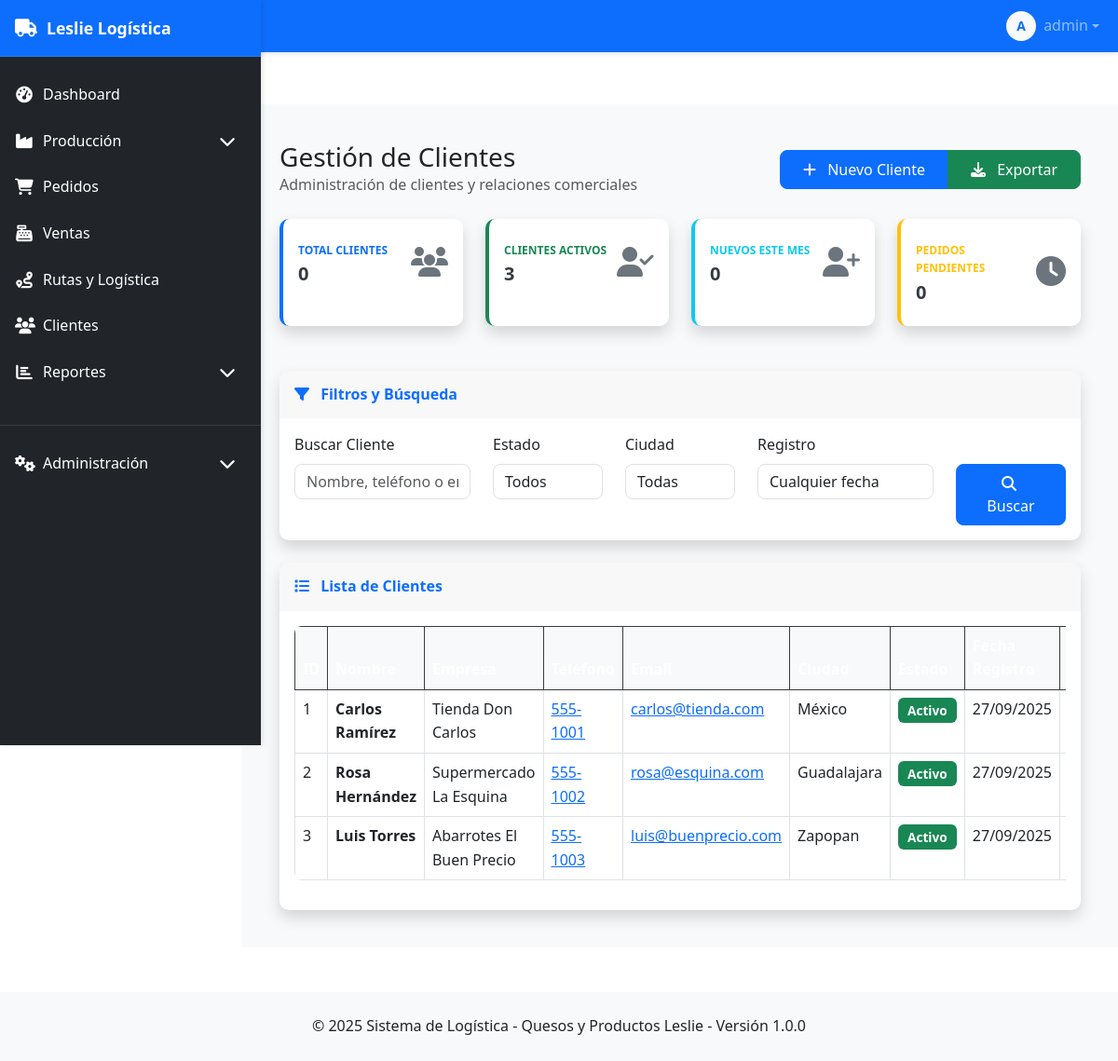
The app's page /clientes (signed in) with its own data.
### tables this page shows
CREATE TABLE IF NOT EXISTS customers (
    id INT PRIMARY KEY AUTO_INCREMENT,
    code VARCHAR(20) UNIQUE NOT NULL,
    business_name VARCHAR(100) NOT NULL,
    contact_name VARCHAR(100),
    phone VARCHAR(20),
    email VARCHAR(100),
    address TEXT,
    city VARCHAR(50),
    state VARCHAR(50),
    postal_code VARCHAR(10),
    credit_limit DECIMAL(10,2) DEFAULT 0,
    credit_days INT DEFAULT 0,
    is_active BOOLEAN DEFAULT TRUE,
    created_at TIMESTAMP DEFAULT CURRENT_TIMESTAMP,
    updated_at TIMESTAMP DEFAULT CURRENT_TIMESTAMP ON UPDATE CURRENT_TIMESTAMP
);

### app/views/customers/index.php (the view, shortened to what the rows shown need)
<div class="container-fluid">
    <div class="row mb-4">
        <div class="col-12">
            <div class="d-flex justify-content-between align-items-center">
                <div>
                    <h1 class="h3 mb-0">Gestión de Clientes</h1>
                </div>
            </div>
        </div>
    </div>
    <div class="row">
        <div class="col-12">
            <div class="card shadow">
                <div class="card-body">
                    <div class="table-responsive">
                        <table class="table table-bordered table-hover" id="customersTable">
                            <thead class="table-dark">
                                <tr>
                                    <th>ID</th>
                                    <th>Nombre</th>
                                    <th>Empresa</th>
                                    <th>Teléfono</th>
                                    <th>Email</th>
                                    <th>Ciudad</th>
                                    <th>Estado</th>
                                    <th>Fecha Registro</th>
                                    <th>Acciones</th>
                                </tr>
                            </thead>
                            <tbody>
                                <?php if (!empty($customers)): ?>
                                    <?php foreach ($customers as $customer): ?>
                                        <tr>
                                            <td><?php echo $customer['id']; ?></td>
                                            <td>
                                                <strong><?php echo htmlspecialchars($customer['full_name']); ?></strong>
                                            </td>
                                            <td><?php echo htmlspecialchars($customer['company'] ?? '-'); ?></td>
                                            <td>
                                                <a href="tel:<?php echo $customer['phone']; ?>">
                                                    <?php echo htmlspecialchars($customer['phone']); ?>
                                                </a>
                                            </td>
                                            <td>
                                                <a href="mailto:<?php echo $customer['email']; ?>">
                                                    <?php echo htmlspecialchars($customer['email']); ?>
                                                </a>
                                            </td>
                                            <td><?php echo htmlspecialchars($customer['city'] ?? '-'); ?></td>
                                            <td>
                                                <span class="badge bg-<?php echo $customer['is_active'] ? 'success' : 'secondary'; ?>">
                                                    <?php echo $customer['is_active'] ? 'Activo' : 'Inactivo'; ?>
                                                </span>
                                            </td>
                                            <td><?php echo date('d/m/Y', strtotime($customer['created_at'])); ?></td>
                                            <td>
                                            </td>
                                        </tr>
                                    <?php endforeach; ?>
                                <?php endif; ?>
                            </tbody>
                        </table>
                    </div>
                </div>
            </div>
        </div>
    </div>
</div>
<?php
require_once dirname(__DIR__) . '/layouts/main.php';
?>

### records on screen
customers: id "1", contact_name "Carlos Ramírez", business_name "Tienda Don Carlos", phone "555-1001", email "carlos@tienda.com", city "México", is_active "Activo", created_at "27/09/2025"
customers: id "2", contact_name "Rosa Hernández", business_name "Supermercado La Esquina", phone "555-1002", email "rosa@esquina.com", city "Guadalajara", is_active "Activo", created_at "27/09/2025"
customers: id "3", contact_name "Luis Torres", business_name "Abarrotes El Buen Precio", phone "555-1003", email "luis@buenprecio.com", city "Zapopan", is_active "Activo", created_at "27/09/2025"

### other values on screen
substr($_SESSION['username'] ?? 'U', 0, 1) "A"
$_SESSION['username'] "admin"
$customer_stats['total_customers'] "0"
$customer_stats['active_customers'] "3"
$customer_stats['new_this_month'] "0"
$customer_stats['pending_orders'] "0"
APP_NAME "Sistema de Logística - Quesos y Productos Leslie"
APP_VERSION "1.0.0"
